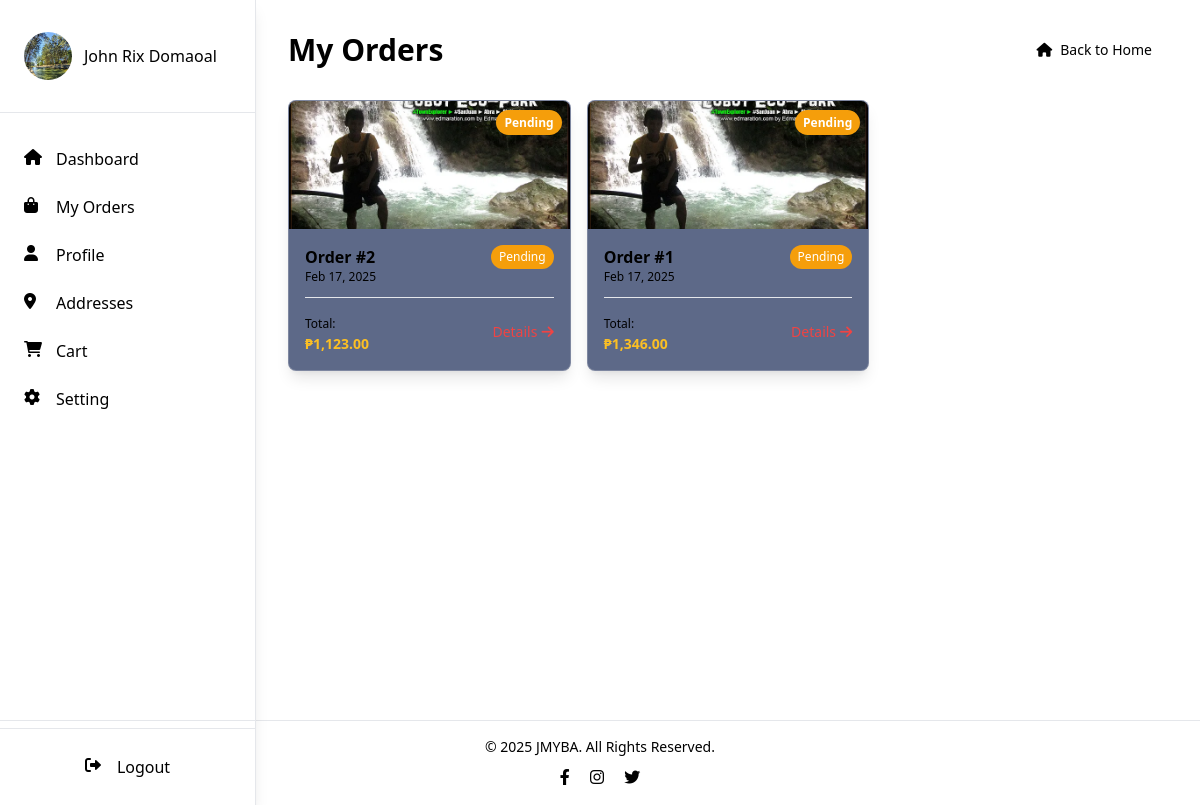
Screenshot of /orders.php (signed in) with the database file from the repository.
### tables this page shows
CREATE TABLE `users` (
  `user_id` int(11) NOT NULL,
  `name` varchar(100) NOT NULL,
  `email` varchar(100) NOT NULL,
  `password` varchar(255) NOT NULL,
  `phone_number` varchar(15) NOT NULL,
  `address` text NOT NULL,
  `profile_picture` varchar(255) DEFAULT 'default.jpg'
);

CREATE TABLE `orders` (
  `order_id` int(11) NOT NULL,
  `total_amount` decimal(10,2) DEFAULT NULL,
  `shipping_address` text DEFAULT NULL,
  `phone_number` varchar(20) DEFAULT NULL,
  `email` varchar(255) DEFAULT NULL,
  `status` enum('pending','processing','shipped','delivered','cancelled') DEFAULT 'pending',
  `created_at` timestamp NOT NULL DEFAULT current_timestamp(),
  `payment_method` varchar(50) NOT NULL,
  `payment_status` enum('pending','paid','failed') DEFAULT 'pending',
  `user_id` int(11) DEFAULT NULL,
  `payment_proof` varchar(255) DEFAULT NULL
);

CREATE TABLE `products` (
  `product_id` int(11) NOT NULL,
  `product_name` varchar(255) NOT NULL,
  `price` decimal(10,2) NOT NULL,
  `description` text DEFAULT NULL,
  `image` varchar(255) DEFAULT NULL,
  `discount` decimal(5,2) DEFAULT NULL,
  `created_at` timestamp NOT NULL DEFAULT current_timestamp(),
  `updated_at` timestamp NOT NULL DEFAULT current_timestamp() ON UPDATE current_timestamp(),
  `status` enum('available','not_available') NOT NULL DEFAULT 'available'
);

### orders.php (the view, shortened to what this page needs)
<?php
include 'conn.php';
try {
    $query = "SELECT * FROM users WHERE user_id = ?";
    $stmt = mysqli_prepare($conn, $query);
    mysqli_stmt_bind_param($stmt, "i", $_SESSION['user_id']);
    mysqli_stmt_execute($stmt);
    $result = mysqli_stmt_get_result($stmt);
    $user = mysqli_fetch_assoc($result);
    $orders_query = "SELECT * FROM orders WHERE email = ? ORDER BY created_at DESC";
    $stmt = mysqli_prepare($conn, $orders_query);
    mysqli_stmt_bind_param($stmt, "s", $user['email']);
    mysqli_stmt_execute($stmt);
    $orders = mysqli_stmt_get_result($stmt);
    $orders = mysqli_fetch_all($orders, MYSQLI_ASSOC);
} catch (Exception $e) {
    $_SESSION['error'] = "Database error: " . $e->getMessage();
    header("Location: error.php");
    exit();
}
?>
<!DOCTYPE html>
<html lang="en">
<head>
    <link href="https://cdn.jsdelivr.net/npm/tailwindcss@2.2.19/dist/tailwind.min.css" rel="stylesheet">
    <link rel="stylesheet" href="https://cdnjs.cloudflare.com/ajax/libs/font-awesome/6.0.0-beta3/css/all.min.css">
</head>
<body class="bg-slate-900">
    <div class="content-wrapper">
        <div class="flex">
            <?php include 'sidebar.php'; ?>
            <div class="flex-1 ml-64 p-8">
                <div class="flex justify-between items-center mb-8">
                    <h1 class="text-3xl font-bold text-slate-200">My Orders</h1>
                    <a href="index.php" class="flex items-center px-4 py-2 text-sm text-slate-200 hover:text-red-400 bg-slate-700/50 hover:bg-slate-600/50 rounded-lg transition-colors">
                        <i class="fas fa-home mr-2"></i>
                        Back to Home
                    </a>
                </div>
                <div class="grid grid-cols-1 sm:grid-cols-2 lg:grid-cols-3 xl:grid-cols-4 gap-4">
                    <?php if (count($orders) > 0): ?>
                        <?php foreach ($orders as $order):
                            $order_id = $order['order_id'];
                            $image_query = "SELECT p.image FROM order_items oi
                              JOIN products p ON oi.product_id = p.product_id
                              WHERE oi.order_id = ? LIMIT 1";
                            $stmt = mysqli_prepare($conn, $image_query);
                            mysqli_stmt_bind_param($stmt, "i", $order_id);
                            mysqli_stmt_execute($stmt);
                            $image_result = mysqli_stmt_get_result($stmt);
                            $product_image = mysqli_fetch_assoc($image_result)['image'] ?? 'default.jpg';
                        ?>
                            <div class="glass-card rounded-lg shadow-lg overflow-hidden hover:shadow-xl transition-shadow">
                                <div class="relative h-32">
                                    <img src="products/<?php echo htmlspecialchars($product_image); ?>"
                                        alt="Order Preview"
                                        class="w-full h-full object-cover">
                                    <div class="absolute top-2 right-2">
                                        <span class="px-2 py-1 rounded-full text-xs font-medium <?php
                                                                                                $statusColors = [
                                                                                                    'pending' => 'bg-yellow-500 text-white',
                                                                                                    'processing' => 'bg-red-500 text-white',
                                                                                                    'shipped' => 'bg-purple-500 text-white',
                                                                                                    'delivered' => 'bg-green-500 text-white',
                                                                                                    'cancelled' => 'bg-red-500 text-white'
                                                                                                ];
                                                                                                echo $statusColors[$order['status']] ?? 'bg-slate-500/10 text-slate-400';
                                                                                                ?>">
                                            <strong><?php echo ucfirst($order['status']); ?></strong>
                                        </span>
                                    </div>
                                </div>
                                <div class="p-4 space-y-3">
                                    <div class="flex justify-between items-start">
                                        <div>
                                            <h3 class="text-base font-semibold text-slate-200">Order #<?php echo $order['order_id']; ?></h3>
                                            <p class="text-xs text-slate-400"><?php echo date('M d, Y', strtotime($order['created_at'])); ?></p>
                                        </div>
                                        <span class="px-2 py-1 rounded-full text-xs font-medium <?php
                                                                                                $paymentColors = [
                                                                                                    'pending' => 'bg-yellow-500 text-white',
                                                                                                    'paid' => 'bg-green-500/10 text-green-500',
                                                                                                    'failed' => 'bg-red-500/10 text-red-500'
                                                                                                ];
                                                                                                echo $paymentColors[$order['payment_status']] ?? 'bg-slate-500/10 text-slate-400';
                                                                                                ?>">
                                            <?php echo ucfirst($order['payment_status']); ?>
                                        </span>
                                    </div>
                                    <div class="flex justify-between items-center border-t border-slate-700 pt-3">
                                        <div class="text-slate-200">
                                            <span class="text-xs">Total:</span>
                                            <p class="text-sm text-yellow-400 font-bold">₱<?php echo number_format($order['total_amount'], 2); ?></p>
                                        </div>
                                        <a href="javascript:void(0)"
                                            onclick="viewDetails(<?php echo $order['order_id']; ?>)"
                                            class="flex items-center text-sm text-red-500 hover:text-red-400 transition-colors">
                                            <i class="fas fa-arrow-right ml-1"></i>
                                        </a>
                                    </div>
                                </div>
                            </div>
                        <?php endforeach; ?>
                    <?php endif; ?>
                </div>
            </div>
        </div>
    </div>
    <footer class="bg-slate-900 border-t border-slate-800 py-4 text-center w-full">
        <div class="container mx-auto max-w-7xl px-4">
            <p class="text-slate-400 text-sm">&copy; <?php echo date('Y'); ?> JMYBA. All Rights Reserved.</p>
            <div class="mt-2 space-x-4">
                <a href="#" class="text-slate-400 hover:text-red-500 transition-colors duration-200">
                    <i class="fab fa-facebook-f"></i>
                </a>
                <a href="#" class="text-slate-400 hover:text-red-500 transition-colors duration-200">
                    <i class="fab fa-instagram"></i>
                </a>
                <a href="#" class="text-slate-400 hover:text-red-500 transition-colors duration-200">
                    <i class="fab fa-twitter"></i>
                </a>
            </div>
        </div>
    </footer>
</body>
</html>

### sidebar.php (shortened to what this page needs)
<?php
include 'conn.php';
$user = [];
$query = "SELECT * FROM users WHERE user_id = ?";
$stmt = mysqli_prepare($conn, $query);
mysqli_stmt_bind_param($stmt, "i", $_SESSION['user_id']);
if (mysqli_stmt_execute($stmt)) {
    $result = mysqli_stmt_get_result($stmt);
    $user = mysqli_fetch_assoc($result);
}
?>
<div class="bg-slate-900 w-64 fixed h-full left-0 top-0 border-r border-slate-800 shadow-lg">
    <div class="px-6 py-8 border-b border-slate-800">
        <div class="flex items-center space-x-3">
            <button onclick="openModal()" class="relative group">
                <div class="w-12 h-12 rounded-full overflow-hidden">
                    <img src="uploads/profile_pictures/<?php echo htmlspecialchars($user['profile_picture'] ?? 'default.jpg'); ?>"
                        alt="Profile Picture"
                        class="w-full h-full object-cover">
                </div>
            </button>
            <span class="text-slate-200 font-medium">
                <?php echo htmlspecialchars($_SESSION['user_name']); ?>
            </span>
        </div>
    </div>
    <nav class="px-3 py-6 space-y-1">
        <a href="account_dashboard.php"
            class="flex items-center px-3 py-2.5 rounded-lg font-medium transition-all duration-200 group
                  <?php echo basename($_SERVER['PHP_SELF']) == 'account_dashboard.php'
                        ? 'bg-red-500/10 text-red-500'
                        : 'text-slate-400 hover:bg-slate-800/50 hover:text-slate-200'; ?>">
            <i class="fas fa-home w-5 h-5 mr-3"></i>
            <span>Dashboard</span>
        </a>
        <a href="orders.php"
            class="flex items-center px-3 py-2.5 rounded-lg font-medium transition-all duration-200
                  text-slate-400 hover:bg-slate-800/50 hover:text-slate-200 group">
            <i class="fas fa-shopping-bag w-5 h-5 mr-3"></i>
            <span>My Orders</span>
        </a>
        <a href="profile.php"
            class="flex items-center px-3 py-2.5 rounded-lg font-medium transition-all duration-200
                  text-slate-400 hover:bg-slate-800/50 hover:text-slate-200 group">
            <i class="fas fa-user w-5 h-5 mr-3"></i>
            <span>Profile</span>
        </a>
        <a href="address.php"
            class="flex items-center px-3 py-2.5 rounded-lg font-medium transition-all duration-200
                  text-slate-400 hover:bg-slate-800/50 hover:text-slate-200 group">
            <i class="fas fa-map-marker-alt w-5 h-5 mr-3"></i>
            <span>Addresses</span>
        </a>
        <a href="wishlist.php"
            class="flex items-center px-3 py-2.5 rounded-lg font-medium transition-all duration-200
                  text-slate-400 hover:bg-slate-800/50 hover:text-slate-200 group">
            <i class="fas fa-shopping-cart w-5 h-5 mr-3"></i>
            <span>Cart</span>
        </a>
        <a href="settingss.php"
            class="flex items-center px-3 py-2.5 rounded-lg font-medium transition-all duration-200
                  text-slate-400 hover:bg-slate-800/50 hover:text-slate-200 group">
            <i class="fas fa-cog w-5 h-5 mr-3"></i>
            <span>Setting</span>
        </a>
    </nav>
    <div class="absolute bottom-0 left-0 right-0 p-4 border-t border-slate-800">
        <a href="logout.php"
            class="flex items-center justify-center px-3 py-2.5 rounded-lg font-medium
                  text-slate-400 hover:bg-red-500/10 hover:text-red-500 transition-all duration-200">
            <i class="fas fa-sign-out-alt w-5 h-5 mr-3"></i>
            <span>Logout</span>
        </a>
    </div>
</div>

### orders.php (style rules this page uses)
.glass-card { background: rgba(25, 42, 86, 0.7); backdrop-filter: blur(12px); border: 1px solid rgba(255, 255, 255, 0.2); }
.content-wrapper { min-height: calc(100vh - 80px); padding-bottom: 2rem; }

### rows the page displays
users: profile_picture (picture)
orders: products.image (picture), status "Pending", order_id "2", created_at "Feb 17, 2025", payment_status "Pending", total_amount "1,123.00"
orders: products.image (picture), status "Pending", order_id "1", created_at "Feb 17, 2025", payment_status "Pending", total_amount "1,346.00"

### other values shown
$_SESSION['user_name'] "John Rix Domaoal"
